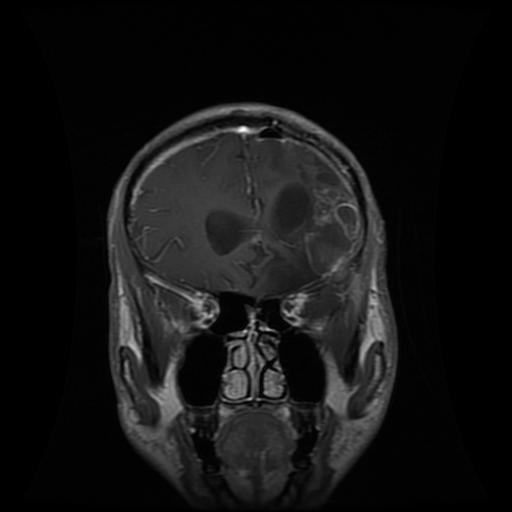
#> input picture Dataset/Training/glioma/Tr-gl_0033.jpg, 512 x 512 px, found by its file name; its folder holds 3 pictures in this run
$ jupyter execute --allow-errors Final_Model.ipynb
#> lines starting #> are read from the running program, lines starting #| are printed output that depends on the picture
IMPORTING LIBRARIES

[cell 1]
import os
import shutil
import itertools
import pathlib
from PIL import Image

#Data handling tools
import cv2
import matplotlib.pyplot as plt
import numpy as np
import pandas as pd
import seaborn as sns
sns.set_style('whitegrid')
from sklearn.model_selection import train_test_split
from sklearn.metrics import confusion_matrix , classification_report

#Deep learning libs
import tensorflow as tf
from tensorflow import keras
from tensorflow.keras.models import Sequential
from tensorflow.keras.layers import Conv2D , MaxPooling2D , Flatten , Activation , Dense , Dropout , BatchNormalization
from tensorflow.keras.preprocessing.image import ImageDataGenerator
from tensorflow.keras.optimizers import Adam , Adamax
from tensorflow.keras import regularizers

#Warningds
import warnings
warnings.filterwarnings('ignore')

LOADING AND PREPROCESSING DATASET

[cell 2]
path1 = '/Brain tumor ml/dataset/Training'
subfolders1 = os.listdir(path1)
subfolder_counts1 = [len(os.listdir(os.path.join(path1, subfolder))) for subfolder in subfolders1]

x_labels = subfolders1
x = range(len(x_labels))
y = subfolder_counts1
plt.bar(x, y)

plt.xticks(x, x_labels)
plt.xlabel('Categories of Brain Tumor')
plt.ylabel('Number of Images')
plt.title('Train Dataset')

plt.show()
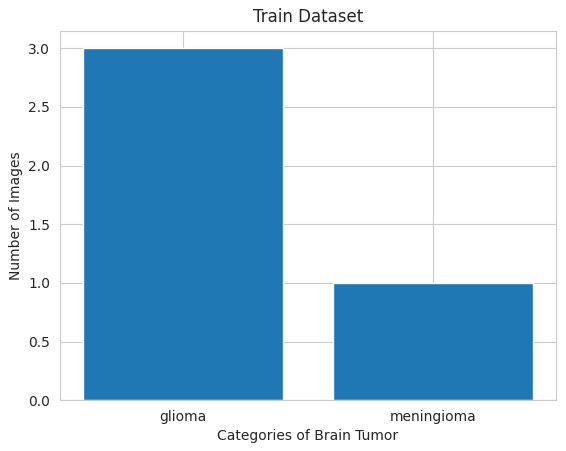
#> figure drawn by matplotlib, 1 panel
#> further down, img is the input picture: PIL image 512x512 RGB; min 0, max 255, mean 19.5

[cell 3]
path2 = '/Brain tumor ml/dataset/Testing'
print(len(path2))
#> (the rest of this cell did not finish here and is left out)

[cell 4]
# Paths to training and testing datasets

train_dir = '/Brain tumor ml/dataset/Training'

test_dir = '/Brain tumor ml/dataset/Testing'

[cell 5]
import matplotlib.pyplot as plt
import os
from PIL import Image

# List of subdirectories representing different classes
class_folders = ['glioma', 'meningioma', 'pituitary', 'notumor']

plt.figure(figsize=(12, 8))

# Loop through each subdirectory and display sample images
#> (the rest of this cell did not finish here and is left out)
